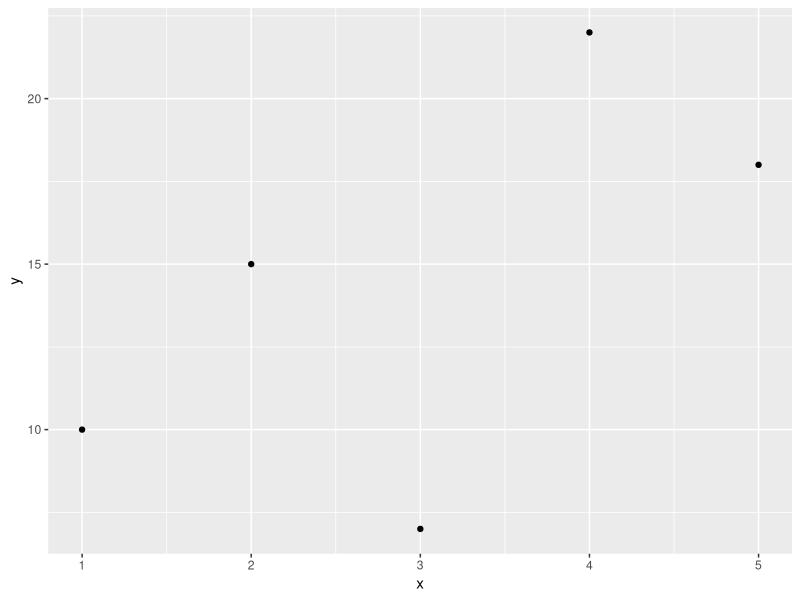
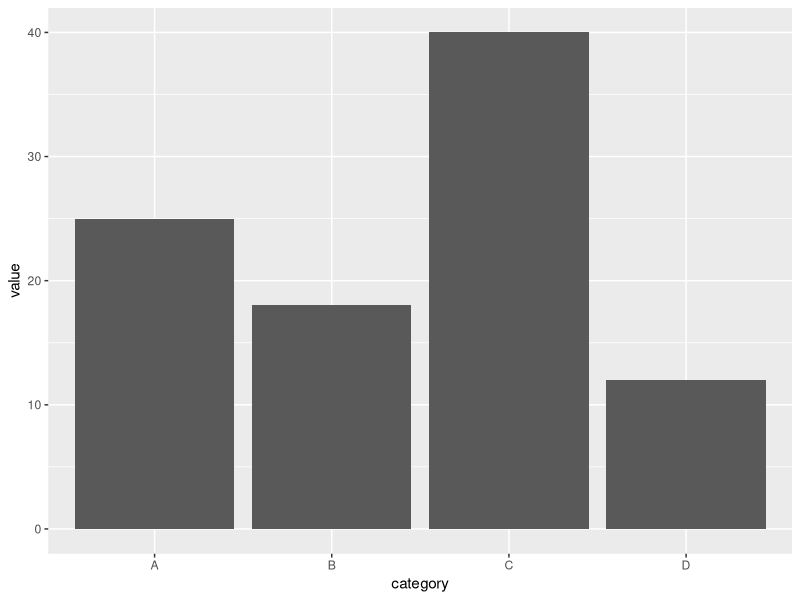

The R source for these figures, in order:
library(ggplot2)
x <- c(1, 2, 3, 4, 5)
y <- c(10, 15, 7, 22, 18)

p <- ggplot(data = NULL, aes(x = x, y = y)) +
  geom_point()

p

# 假設有以下資料
category <- c("A", "B", "C", "D")
value <- c(25, 18, 40, 12)

# 創建長條圖
q <- ggplot(data = NULL, aes(x = category, y = value)) +
  geom_bar(stat = "identity")

q